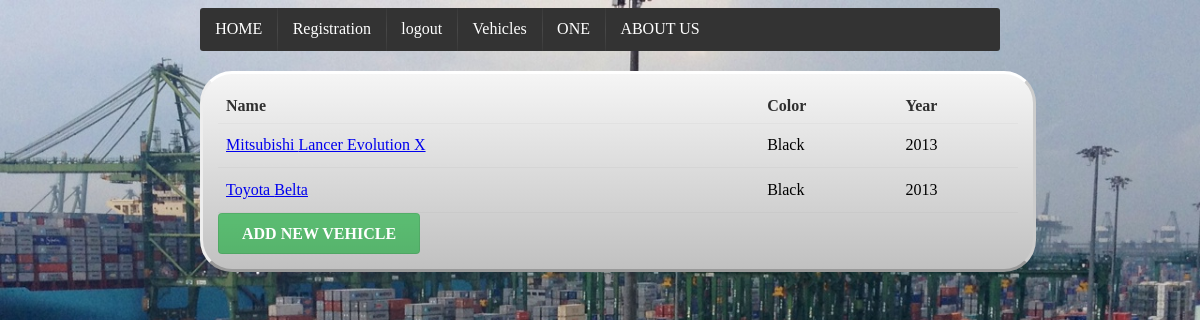
/vehicles/vehicles.php (signed in), run on the app's committed database.
### tables this page shows
CREATE TABLE IF NOT EXISTS `vehicle` (
  `chassis_num` varchar(255) NOT NULL,
  `Make` varchar(255) NOT NULL,
  `model` varchar(233) NOT NULL,
  `year` int(20) NOT NULL,
  `color` varchar(20) NOT NULL,
  `seating` varchar(20) NOT NULL,
  `transmission` varchar(20) NOT NULL,
  `drive_side` varchar(20) NOT NULL,
  `doors` varchar(20) NOT NULL,
  `fuel_type` varchar(20) NOT NULL,
  `cc` varchar(20) NOT NULL,
  `eng_num` varchar(20) NOT NULL,
  PRIMARY KEY (`chassis_num`)
);

### vehicles/get_vehicles.php (called while the page is built, shortened)
<?php
function get_cars()
{
	$mysqli = new mysqli(DBHOST, DBUSER, DBPASSWORD, DBNAME);
	$sql =  "SELECT * FROM vehicle WHERE 1 ";
	$resultSet = $mysqli->query($sql);
	$result= array();
	if($resultSet!=false)
	{
		while($row = $resultSet->fetch_array())
		{
			array_push($result, $row);
		}
	}
	return $result;
}
function get_type($num)
{
	$mysqli = new mysqli(DBHOST, DBUSER, DBPASSWORD, DBNAME);
	$sql =  "SELECT * FROM user WHERE user_id = '$num' ";
	$resultSet = $mysqli->query($sql);
	$result= array();
	if($resultSet!=false)
	{
		while($row = $resultSet->fetch_array())
		{
			array_push($result, $row);
		}
	}
	return $result;
}
?>

### vehicles/vehicles.php (the view, shortened to what this page needs)
<!DOCTYPE html>
<html>
	<?php
		include 'get_vehicles.php';
	?>
    <head>
        <link rel="stylesheet" href="../css/semantic.css" type="text/css" />
        <link rel="stylesheet" href="../css/style.css" type="text/css" />
    </head>
    <body>
    	<div class="container">
	    	<div class="ui inverted menu">
	        	<?php if (!isset($_SESSION['user'])): ?>
	            	<a class="item" href="http://<?php echo SERVER;?>/auction/">HOME</a></li>
	                <a class="item" href="http://<?php echo SERVER;?>/auction/registration/registration.php">Registration</a>
	                <a class="item" href="http://<?php echo SERVER;?>/auction/login/login.php">Login</a></li>
	                <a class="item" href="http://<?php echo SERVER;?>/auction/vehicles/vehicles.php">Vehicles</a>
	                <a class="item" href="#">ONE</a></li>
	                <a class="item" href="#">ABOUT US</a></li>
	        	<?php else: ?>
	        		<a class="item" href="http://<?php echo SERVER;?>/auction/">HOME</a></li>
	                <a class="item" href="http://<?php echo SERVER;?>/auction/registration/registration.php">Registration</a>
	                <a class="item" href="http://<?php echo SERVER;?>/auction/logout.php">logout</a></li>
	                <a class="item" href="http://<?php echo SERVER;?>/auction/vehicles/vehicles.php">Vehicles</a>
	                <a class="item" href="#">ONE</a></li>
	                <a class="item" href="#">ABOUT US</a></li>
	             <?php endif; ?>
	    	</div>
	        <div class="content">
	        	<?php
	        		$cars = get_cars();
	        		if (isset($_SESSION['user'])):
	        			$user_type = get_type($_SESSION['user']);
	        		endif;
	        	?>
	        	<table class="ui basic table">
				  <thead>
				    <tr><th>Name</th>
				    <th>Color</th>
				    <th>Year</th>
				  </tr></thead>
				  <tbody>
	        	<?php
	        		foreach ($cars as $car) {
	        		?>
					<tr>
				      <td><a href="http://<?php echo SERVER;?>/auction/vehicles/vehicle_details.php?id=<?php echo $car['chassis_num']; ?>"><?php echo $car['Make']." ".$car['model'];?></a></td>
				      <td><?php echo $car['color'];?></td>
				      <td><?php echo $car['year'];?></td>
				    </tr>
	        	<?php
	        		}
	        	?>
	         	</tbody>
	         </table>
	         <?php if (isset($_SESSION['user'])): ?>
	        	<?php if ($user_type[0]['type']=='admin') {
	        		?>
	        		<a class="ui green button" href="add_vehicles.php">Add New Vehicle</a>
	        <?php	}?>
	    	<?php endif;?>
	        </div>
		</div>
	</body>
</html>

### css/style.css (style rules this page uses)
html { background-image:url(../img/car_port.jpg); background-repeat: no-repeat; background-size: cover; background-attachment: fixed; }
.menu { background: rgba(0,0,0,.2); }
.container { margin: 0 auto; width: 800px; }
.content { border-style: solid; border-color: #fff #ccc #999 #eee; background: #c1c1c1; background: linear-gradient(#f5f5f5, #c1c1c1); width: 800px; margin:20px auto; padding:15px; -moz-border-radius:3px; -webkit-border-radius:3px; border-top-left-radius:2em; border-top-right-radius:2em; border-bottom-right-radius:2em; border-bottom-left-radius:2em; }

### data on the page
vehicle: Make "Mitsubishi", model "Lancer Evolution X", color "Black", year "2013"
vehicle: Make "Toyota", model "Belta", color "Black", year "2013"
